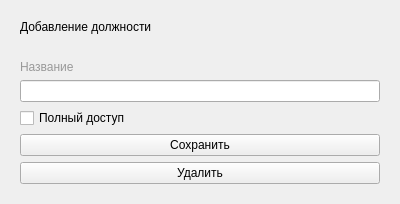
<?xml version="1.0" encoding="UTF-8"?>
<ui version="4.0">
 <class>createWorkStatusForm</class>
 <widget class="QWidget" name="createWorkStatusForm">
  <property name="geometry">
   <rect>
    <x>0</x>
    <y>0</y>
    <width>400</width>
    <height>152</height>
   </rect>
  </property>
  <property name="windowTitle">
   <string>Мультивендорная поддержка</string>
  </property>
  <layout class="QVBoxLayout" name="verticalLayout">
   <item>
    <widget class="QWidget" name="widget" native="true">
     <layout class="QGridLayout" name="gridLayout">
      <item row="0" column="0">
       <widget class="QLabel" name="label">
        <property name="styleSheet">
         <string notr="true">font: 14pt &quot;MS Shell Dlg 2&quot;;</string>
        </property>
        <property name="text">
         <string>Добавление должности</string>
        </property>
       </widget>
      </item>
      <item row="5" column="0" colspan="2">
       <widget class="QPushButton" name="createBtn">
        <property name="text">
         <string>Сохранить</string>
        </property>
       </widget>
      </item>
      <item row="1" column="0">
       <widget class="QLabel" name="errorLbl">
        <property name="styleSheet">
         <string notr="true">color: rgb(255, 0, 0);</string>
        </property>
        <property name="text">
         <string/>
        </property>
       </widget>
      </item>
      <item row="4" column="0" colspan="2">
       <widget class="QCheckBox" name="permissionCheckBox">
        <property name="text">
         <string>Полный доступ</string>
        </property>
       </widget>
      </item>
      <item row="3" column="0" colspan="2">
       <widget class="QLineEdit" name="nameEdit"/>
      </item>
      <item row="2" column="0">
       <widget class="QLabel" name="label_2">
        <property name="styleSheet">
         <string notr="true">color: rgb(153, 153, 153);</string>
        </property>
        <property name="text">
         <string>Название</string>
        </property>
       </widget>
      </item>
      <item row="6" column="0" colspan="2">
       <widget class="QPushButton" name="deleteBtn">
        <property name="text">
         <string>Удалить</string>
        </property>
       </widget>
      </item>
     </layout>
    </widget>
   </item>
  </layout>
 </widget>
 <resources/>
 <connections/>
</ui>
